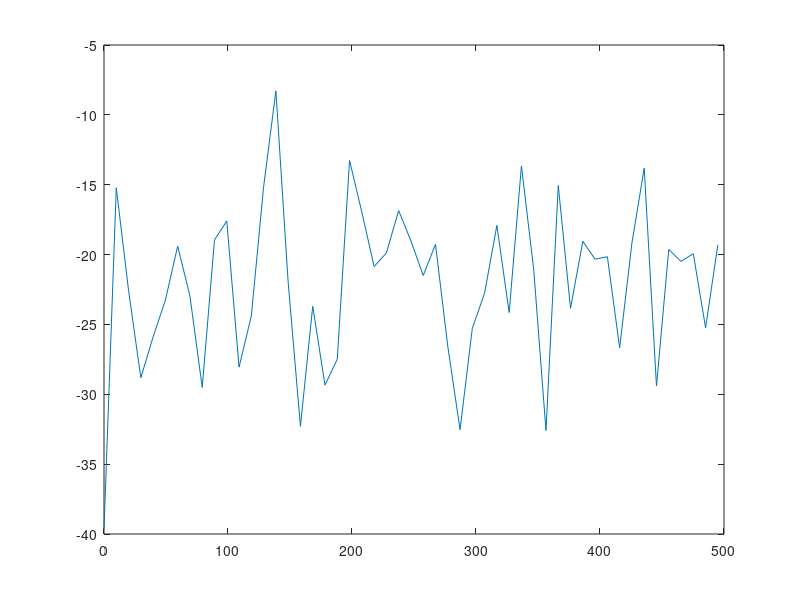

Recreate this plot in MATLAB.
fs = 1000;                  % Sampling frequency
t = (0:fs/10)./fs;          % One-tenth second worth of samples
A = [1 2];                  % Sinusoid amplitudes
f = [150;140];              % Sinusoid frequencies
xn = A*sin(2*pi*f*t) + 2*randn(size(t));
[Pxx,F] = periodogram(xn,rectwin(length(xn)),length(xn),fs);
plot(F,10*log10(Pxx))
